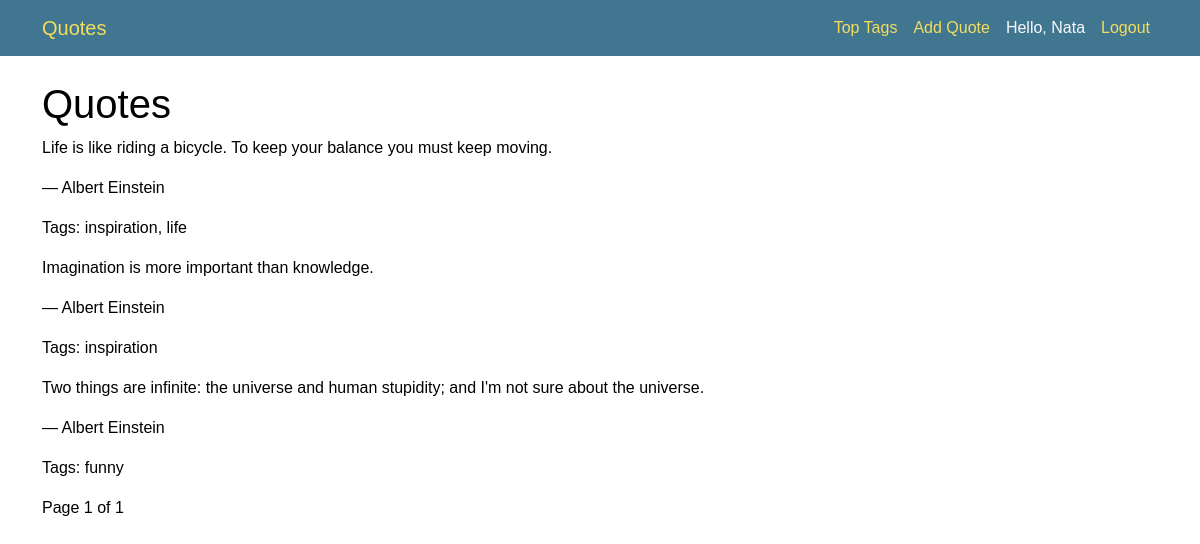
The app's page / (signed in) with its own data.
### quotes/models.py (models this page shows, shortened)
class Quote(models.Model):
    quote = models.TextField()
    author = models.ForeignKey(Author, on_delete=models.CASCADE)
    tags = models.ManyToManyField(Tag)
    created_by = models.ForeignKey(User, on_delete=models.CASCADE)

class Author(models.Model):
    fullname = models.CharField(max_length=255, unique=True)
    born_date = models.CharField(max_length=100)
    born_location = models.CharField(max_length=255)
    description = models.TextField()

class Tag(models.Model):
    name = models.CharField(max_length=50, unique=True)

### quotes/views.py (the view)
# urls.py: path('', views.main_view, name='home'),
def main_view(request):
    quotes = Quote.objects.all().order_by('id')
    paginator = Paginator(quotes, 5)  # 5 цитат на сторінку
    page_number = request.GET.get("page")
    page_obj = paginator.get_page(page_number)
    return render(request, "quotes/index.html", {"page_obj": page_obj})

### quotes/templates/quotes/index.html (shortened to what this page needs)
{% extends "quotes/base.html" %}
{% block content %}
<h1>Quotes</h1>
{% for quote in page_obj %}
    <div>
        <blockquote>{{ quote.quote }}</blockquote>
        <p>— {{ quote.author.fullname }}</p>
        <p>Tags:
            {% for tag in quote.tags.all %}
                <span>{{ tag.name }}</span>{% if not forloop.last %}, {% endif %}
            {% endfor %}
        </p>
    </div>
{% endfor %}
<div class="pagination">
    <span>Page {{ page_obj.number }} of {{ page_obj.paginator.num_pages }}</span>
</div>
{% endblock %}

### quotes/templates/quotes/base.html (shortened to what this page needs)
{% load static %}
<!DOCTYPE html>
<html lang="en">
<head>
    <link href="https://cdn.jsdelivr.net/npm/bootstrap@5.3.3/dist/css/bootstrap.min.css" rel="stylesheet">
    <link rel="stylesheet" href="{% static 'css/style.css' %}">
</head>
<body>
    <nav class="navbar navbar-expand-lg navbar-dark bg-dark mb-4">
        <div class="container">
            <a class="navbar-brand" href="{% url 'home' %}">Quotes</a>
            <div class="navbar-nav">
                <a class="nav-link" href="{% url 'top_tags' %}">Top Tags</a>
                <a class="nav-link" href="{% url 'add_quote' %}">Add Quote</a>
                <span class="nav-link text-light">Hello, {{ user.username }}</span>
                <a class="nav-link" href="{% url 'logout' %}">Logout</a>
            </div>
        </div>
    </nav>
    <div class="container">
        {% block content %}{% endblock %}
    </div>
</body>
</html>

### quotes/static/css/style.css (style rules this page uses)
html[data-theme="light"], :root { --primary: #79aec8; --secondary: #417690; --accent: #f5dd5d; --primary-fg: #fff; --body-fg: #333; --body-bg: #fff; --body-quiet-color: #666; --body-medium-color: #444; --body-loud-color: #000; --header-color: #ffc; --header-branding-color: var(--accent); --header-bg: var(--secondary); --header-link-color: var(--primary-fg); --breadcrumbs-fg: #c4dce8; --breadcrumbs-link-fg: var(--body-bg); --breadcrumbs-bg: #264b5d; --link-fg: #417893; --link-hover-color: #036; --link-selected-fg: var(--secondary); --hairline-color: #e8e8e8; --border-color: #ccc; --error-fg: #ba2121; --message-success-bg: #dfd; --message-warning-bg: #ffc; --message-error-bg: #ffefef; --darkened-bg: #f8f8f8; --selected-bg: #e4e4e4; --selected-row: #ffc; --button-fg: #fff; --button-bg: var(--secondary); --button-hover-bg: #205067; --default-button-bg: #205067; --default-button-hover-bg: var(--secondary); --close-button-bg: #747474; --close-button-hover-bg: #333; --delete-button-bg: #ba2121; --delete-button-hover-bg: #a41515; --object-tools-fg: var(--button-fg); --object-tools-bg: var(--close-button-bg); --object-tools-hover-bg: var(--close-button-hover-bg); --font-family-primary: "Segoe UI", system-ui, Roboto, "Helvetica Neue", Arial, sans-serif, "Apple Color Emoji", "Segoe UI Emoji", "Segoe UI Symbol", "Noto Color Emoji"; --font-family-monospace: ui-monospace, Menlo, Monaco, "Cascadia Mono", "Segoe UI Mono", "Roboto Mono", "Oxygen Mono", "Ubuntu Monospace", "Source Code Pro", "Fira Mono", "Droid Sans Mono", "Courier New", monospace, "Apple Color Emoji", "Segoe UI Emoji", "Segoe UI Symbol", "Noto Color Emoji"; color-scheme: light; }
body { background-color: var(--primary-fg); color: var(--text-color); font-family: Arial, sans-serif; }
.navbar { background-color: var(--secondary) !important; }
.navbar a { color: var(--accent) !important; }
h1 { color: var(--primary-color); }
a { color: var(--accent-color); }

### records on screen
Quote: quote "Life is like riding a bicycle. To keep your balance you must keep moving.", author.fullname "Albert Einstein"
Tag: name "inspiration"
Tag: name "life"
Quote: quote "Imagination is more important than knowledge.", author.fullname "Albert Einstein"
Quote: quote "Two things are infinite: the universe and human stupidity; and I'm not sure about the universe.", author.fullname "Albert Einstein"
Tag: name "funny"

### other values on screen
{{ user.username }} "Nata"
{{ page_obj.number }} "1"
{{ page_obj.paginator.num_pages }} "1"
